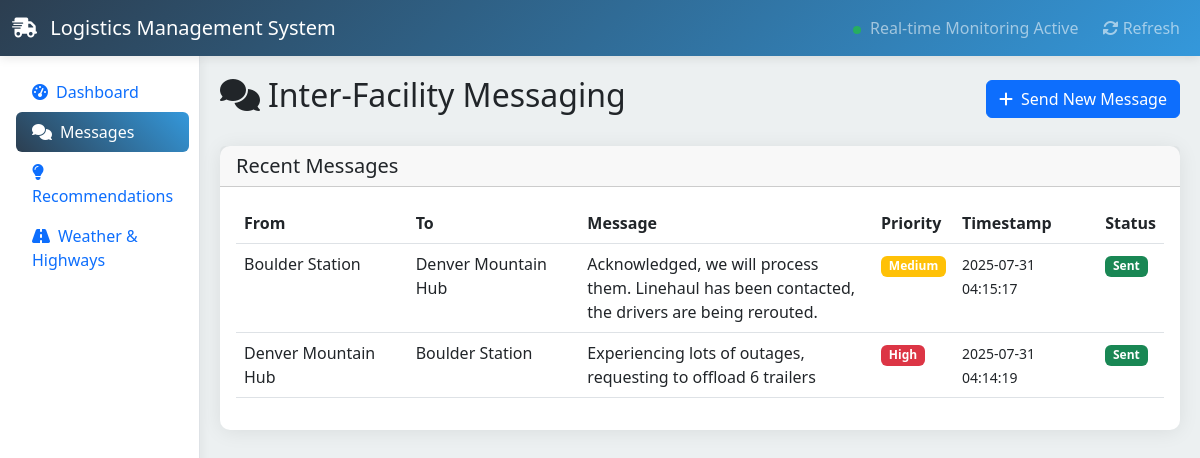
The page /messages on the database its author committed.
### tables this page shows
CREATE TABLE messages (
        id INTEGER PRIMARY KEY AUTOINCREMENT,
        from_facility_id INTEGER,
        to_facility_id INTEGER,
        message TEXT NOT NULL,
        priority TEXT DEFAULT 'normal',
        status TEXT DEFAULT 'sent',
        created_at TIMESTAMP DEFAULT CURRENT_TIMESTAMP,
        FOREIGN KEY (from_facility_id) REFERENCES facilities (id),
        FOREIGN KEY (to_facility_id) REFERENCES facilities (id)
    );

CREATE TABLE facilities (
        id INTEGER PRIMARY KEY AUTOINCREMENT,
        name TEXT NOT NULL,
        location TEXT NOT NULL,
        facility_type TEXT NOT NULL,
        status TEXT DEFAULT 'active',
        max_capacity INTEGER DEFAULT 1000,
        current_load INTEGER DEFAULT 0,
        staff_count INTEGER DEFAULT 50,
        created_at TIMESTAMP DEFAULT CURRENT_TIMESTAMP
    );

### web/routes.py (the view)
    @app.route("/messages")
    def messages():
        facilities = FacilityDB.get_all_facilities()
        recent_messages = MessagesDB.get_recent_messages(20)
        return render_template(
            "messages.html", facilities=facilities, messages=recent_messages
        )

### database/logic.py (called while the page is built)
def get_db_connection():
    conn = sqlite3.connect(DATABASE, timeout=30.0)  # 30-second timeout
    conn.row_factory = sqlite3.Row
    conn.execute("PRAGMA journal_mode=WAL")
    conn.execute("PRAGMA synchronous=NORMAL")
    conn.execute("PRAGMA temp_store=memory")
    conn.execute("PRAGMA mmap_size=268435456")  # 256MB mmap
    return conn

    @staticmethod
    def get_all_facilities():
        conn = get_db_connection()
        facilities = conn.execute(GET_ALL_ACTIVE_FACILITIES).fetchall()
        conn.close()
        return facilities

    @staticmethod
    def get_recent_messages(limit: int = 20):
        conn = get_db_connection()
        messages = conn.execute(GET_RECENT_MESSAGES, (limit,)).fetchall()
        conn.close()
        return messages

### templates/messages.html (shortened to what this page needs)
{% extends "base.html" %}
{% block content %}
<div class="d-flex justify-content-between align-items-center mb-4">
    <h2><i class="fas fa-comments me-2"></i>Inter-Facility Messaging</h2>
    <button class="btn btn-primary" data-bs-toggle="modal" data-bs-target="#sendMessageModal">
        <i class="fas fa-plus me-2"></i>Send New Message
    </button>
</div>
<div class="row">
    <div class="col-12">
        <div class="card">
            <div class="card-header">
                <h5 class="mb-0">Recent Messages</h5>
            </div>
            <div class="card-body">
                {% if messages %}
                <div class="table-responsive">
                    <table class="table table-hover">
                        <thead>
                            <tr>
                                <th>From</th>
                                <th>To</th>
                                <th>Message</th>
                                <th>Priority</th>
                                <th>Timestamp</th>
                                <th>Status</th>
                            </tr>
                        </thead>
                        <tbody>
                            {% for message in messages %}
                            <tr>
                                <td>{{ message.from_facility }}</td>
                                <td>{{ message.to_facility }}</td>
                                <td>
                                    <div style="max-width: 300px; overflow: hidden; text-overflow: ellipsis;">
                                        {{ message.message }}
                                    </div>
                                </td>
                                <td>
                                    <span
                                        class="badge bg-{% if message.priority == 'high' %}danger{% elif message.priority == 'medium' %}warning{% else %}secondary{% endif %}">
                                        {{ message.priority.title() }}
                                    </span>
                                </td>
                                <td>
                                    <small>{{ message.created_at }}</small>
                                </td>
                                <td>
                                    <span
                                        class="badge bg-{% if message.status == 'sent' %}success{% elif message.status == 'delivered' %}info{% else %}secondary{% endif %}">
                                        {{ message.status.title() }}
                                    </span>
                                </td>
                            </tr>
                            {% endfor %}
                        </tbody>
                    </table>
                </div>
                {% endif %}
            </div>
        </div>
    </div>
</div>
{% endblock %}

### templates/base.html (style rules this page uses)
:root { --primary-color: #2c3e50; --secondary-color: #3498db; --success-color: #27ae60; --warning-color: #f39c12; --danger-color: #e74c3c; --light-bg: #ecf0f1; }
body { background-color: var(--light-bg); font-family: 'Segoe UI', Tahoma, Geneva, Verdana, sans-serif; }
.card { border: none; border-radius: 10px; box-shadow: 0 2px 20px rgba(0,0,0,0.08); transition: transform 0.2s ease; }

### rows shown on the page
messages: from_facility "Boulder Station", to_facility "Denver Mountain Hub", message "Acknowledged, we will process them. Linehaul has been contacted, the drivers are being rerouted.", priority "Medium", created_at "2025-07-31 04:15:17", status "Sent"
messages: from_facility "Denver Mountain Hub", to_facility "Boulder Station", message "Experiencing lots of outages, requesting to offload 6 trailers", priority "High", created_at "2025-07-31 04:14:19", status "Sent"
